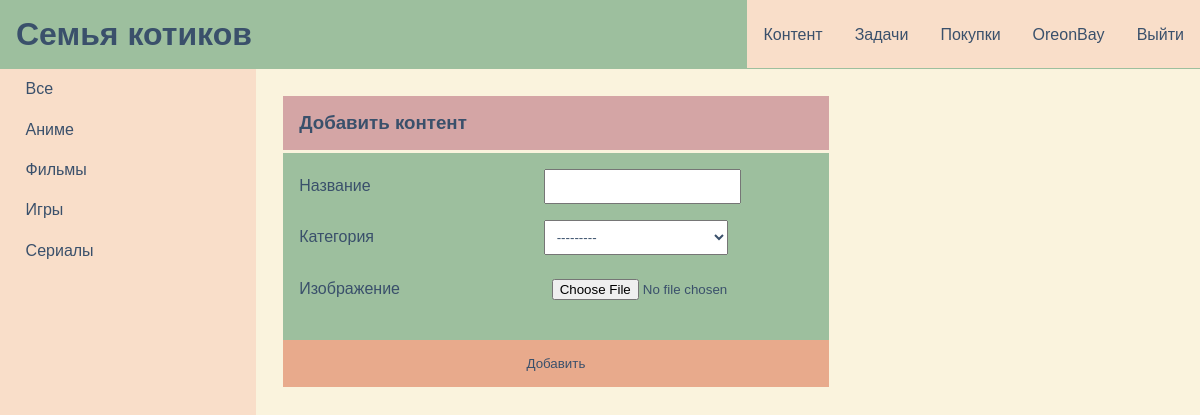
Screenshot of /content/add (signed in) with the database file from the repository.
### content/models.py (models this page shows)
class Category(models.Model):
    name = models.CharField(max_length=100, verbose_name="Категория")
    slug = models.SlugField(blank=True, null=True)
    def __str__(self):
        return self.name

### content/views.py (the view, shortened to what this page needs)
# urls.py: path('content/add', views.AddContent.as_view(), name='add-content'),
class AddContent(LoginRequiredMixin, DataMixin, CreateView):
    model = Content
    context_object_name = 'content'
    fields = ('name', 'category', 'picture')
    template_name = 'content/add_content.html'
    title_page = "Добавить контент"
    success_url = reverse_lazy('index')

### content/utils.py (called while the page is built)
    def get_context_data(self, **kwargs):
        context = super().get_context_data(**kwargs)
        context['categories'] = Category.objects.all()
        return context

### content/templates/content/add_content.html (shortened to what this page needs)
{% extends 'content/content_base.html' %}
{% block main_page %}
<div class="user_main_page">
    <div class="form-container">
        <h3>{{title}}</h3>
        <form action="" method="post" enctype="multipart/form-data">
            <div class="generic-form">
                {% for f in form %}
                <p class="form-element"><label class="form-label" for="{{ f.id_for_label }}">{{ f.label }}</label> {{f}} </p>
                {% endfor %}
            </div>
            <p class="button_p"><button type="submit">Добавить</button> </p>
        </form>
    </div>
</div>
{% endblock %}

### content/templates/content/content_base.html
{% extends 'base.html' %}
{% block content %}
    <div class="content_base">
        <div class="content_base_left_bar">
            <p><a href="{% url 'index' %}">Все</a> </p>
            {% for category in categories %}
                <p><a href="{% url 'category' category.slug %}">{{ category.name }}</a></p>
            {% endfor %}
        </div>
        <div class="content_base_main_page">
            {% block main_page %}
            {% endblock %}
        </div>
    </div>
{% endblock %}

### templates/base.html (shortened to what this page needs)
{% load static %}
<!DOCTYPE html>
<html lang="en">
<head>
    <link type="text/css" href="{% static 'content/css/main.css' %}" rel="stylesheet">
    <link type="text/css" href="{% static 'content/css/responsive.css' %}" rel="stylesheet">
    <link type="text/css" href="{% static 'content/css/content.css' %}" rel="stylesheet">
    <link type="text/css" href="{% static 'tasks/css/tasks.css' %}" rel="stylesheet">
    <link type="text/css" href="{% static 'buyapp/css/buyapp.css' %}" rel="stylesheet">
</head>
<body>
    <header>
        <h1><a href="{% url 'index' %}">Семья котиков</a></h1>
        <div class="right-bar">
            <p><a href="{% url 'index' %}">Контент</a></p>
            <p><a href="{% url 'tasks:index' %}">Задачи</a></p>
            <p><a href="{% url 'buyapp:index' %}">Покупки</a></p>
            {% if user.is_authenticated %}
            <p><a href="{% url 'users:profile' %}">{{ user.username }}</a></p>
            <p><a href="{% url 'users:logout' %}">Выйти</a></p>
            {% else %}
            <p><a href="{% url 'users:login' %}">Войти</a></p>
            <p><a href="{% url 'users:register' %}">Регистрация</a></p>
            {% endif %}
        </div>
    </header>
    <main>
        {% block content %}
        {% endblock %}
    </main>
</body>
</html>

### content/static/content/css/main.css (style rules this page uses)
:root { --primary: #9DBF9E; --secondary: #D4A5A5; --accent: #F9DEC9; --neutral: #FAF3DD; --text: #3A506B; --warning: #E8AA8C; }
* { margin: 0; padding: 0; font-family: 'Arial', sans-serif; color: var(--text); }
html, body { height: 100%; }
html, body { display: flex; flex-direction: column; }
header { background: var(--primary); color: var(--text); display: flex; justify-content: space-between; flex-shrink: 0; }
header h1 { padding: 1rem; }
header h1 a { text-decoration: none; color: var(--text); }
main { flex: 1 0 auto; background: var(--neutral); }
.right-bar { display: flex; text-align: center; align-items: center; }
.right-bar a { padding: 1rem; padding-top: 1.6rem; padding-bottom: 1.6rem; background: var(--accent); color: var(--text); text-decoration: none; }
.user_main_page { padding: 1rem; }
.generic-form { padding: 1rem; }
.form-element { margin-bottom: 1rem; }
.form-element input, select, textarea { padding: 0.5rem; }
.form-element input { min-width: 10rem; }
.form-element select { min-width: 11.5rem; }
.form-label { display: inline-block; min-width: 15rem; font-size: 1rem; }
.form-container { width: fit-content; }
.generic-form { background: var(--primary); }
.form-container h3 { background: var(--secondary); padding: 1rem; }
.button_p { text-align: center; align-items: center; }
.button_p button { padding: 1rem; width: 100%; border-style: none; background: var(--warning); }

### content/static/content/css/content.css (style rules this page uses)
:root { --primary: #9DBF9E; --secondary: #D4A5A5; --accent: #F9DEC9; --neutral: #FAF3DD; --text: #3A506B; --warning: #E8AA8C; }
.content_base { display: flex; height: 100%; width: 100%; }
.content_base_left_bar { min-width: 16rem; background: var(--accent); }
.content_base_left_bar a { display: inline-block; padding-top: 0.7rem; padding-bottom: 0.7rem; padding-left: 10%; align-items: center; width: 90%; text-decoration: none; }
.content_base_main_page { padding: 0.7rem; width: 100%; }

### tasks/static/tasks/css/tasks.css (style rules this page uses)
:root { --primary: #9DBF9E; --secondary: #D4A5A5; --accent: #F9DEC9; --neutral: #FAF3DD; --text: #3A506B; --warning: #E8AA8C; }

### buyapp/static/buyapp/css/buyapp.css (style rules this page uses)
:root { --primary: #9DBF9E; --secondary: #D4A5A5; --accent: #F9DEC9; --neutral: #FAF3DD; --text: #3A506B; --warning: #E8AA8C; }
.shopping_list_card p, h3 { margin-bottom: 0.2rem; }

### rows the page displays
Category: name "Аниме"
Category: name "Фильмы"
Category: name "Игры"
Category: name "Сериалы"

### other values shown
{{ user.username }} "OreonBay"
{{ title }} "Добавить контент"
{{ f.label }} "Название" "Категория" "Изображение"
